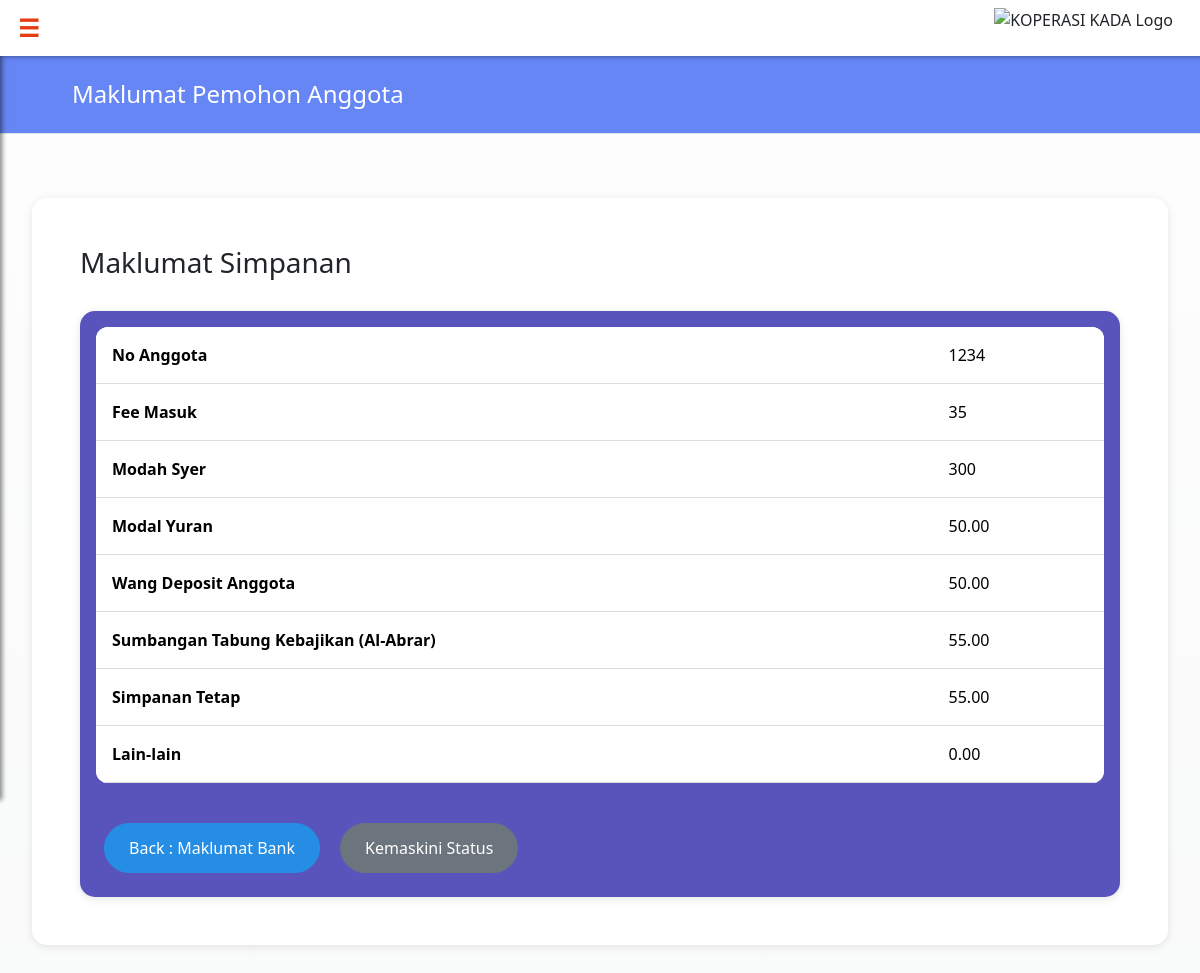
The app's page /adreviewSaving.php?staffNo=1234 with its own data.
### tables this page shows
CREATE TABLE `savingtype` (
  `feeMasuk` decimal(10,0) NOT NULL,
  `modahSyer` decimal(10,0) NOT NULL,
  `modalYuran` decimal(10,2) NOT NULL,
  `wangDepositAnggota` decimal(10,2) NOT NULL,
  `sumbanganTabung` decimal(10,2) NOT NULL,
  `simpananTetap` decimal(10,2) NOT NULL,
  `lainLain` decimal(10,2) NOT NULL,
  `staffNo` int(5) NOT NULL
);

### adreviewSaving.php (the view, shortened to what this page needs)
<?php
include 'dbconnect.php';
include 'headeradmin.php';
$staffNo = $_GET['staffNo'];
$sql = "SELECT
            staffNo, feeMasuk, modahSyer, modalYuran, wangDepositAnggota, sumbanganTabung, simpananTetap, lainLain
        FROM savingtype
        WHERE staffNo = ?";
$stmt = $con->prepare($sql);
$stmt->bind_param("s", $staffNo);
$stmt->execute();
$result = $stmt->get_result();
if ($result->num_rows > 0) {
    $row = $result->fetch_assoc();
} else {
    die("No applicant found with the given Staff No.");
}
?>
<!DOCTYPE html>
<html lang="en">
<head>
    <link href="https://cdn.jsdelivr.net/npm/bootstrap@5.3.3/dist/css/bootstrap.min.css" rel="stylesheet">
</head>
<div class="page-header">
        <h2 class="page-title">Maklumat Pemohon Anggota</h2>
    </div>
  <div class="container">
        <div class="content-container">
            <h3>Maklumat Simpanan</h3><br>
            <div class="table-container">
            <table class="table table-hover">
            <tr>
                <th scope="row">No Anggota</th>
                <td><?php echo htmlspecialchars($row['staffNo']); ?></td>
            </tr>
            <tr>
                <th scope="row">Fee Masuk</th>
                <td><?php echo htmlspecialchars($row['feeMasuk']); ?></td>
            </tr>
            <tr>
                <th scope="row">Modah Syer</th>
                <td><?php echo htmlspecialchars($row['modahSyer']); ?></td>
            </tr>
            <tr>
                <th scope="row">Modal Yuran</th>
                <td><?php echo htmlspecialchars($row['modalYuran']); ?></td>
            </tr>
            <tr>
                <th scope="row">Wang Deposit Anggota</th>
                <td><?php echo htmlspecialchars($row['wangDepositAnggota']); ?></td>
            </tr>
            <tr>
                <th scope="row">Sumbangan Tabung Kebajikan (Al-Abrar)</th>
                <td><?php echo htmlspecialchars($row['sumbanganTabung']); ?></td>
            </tr>
            <tr>
               <th scope="row">Simpanan Tetap</th>
                <td><?php echo htmlspecialchars($row['simpananTetap']); ?></td>
            </tr>
            <tr>
                <th scope="row">Lain-lain</th>
                <td><?php echo htmlspecialchars($row['lainLain']); ?></td>
            </tr>
        </table>
       <a href="adreviewBankInfo.php?staffNo=<?php echo urlencode($row['staffNo']); ?>" class="btn btn-primary mt-3">Back : Maklumat Bank</a>
         <a href="reviewMembershipList.php" class="btn btn-secondary mt-3">Kemaskini Status</a>
    </div>
</body>
</html>

### headeradmin.php (style rules this page uses)
body { overflow-x: hidden; }

### adreviewSaving.php (style rules this page uses)
:root { --primary: #6686f6; --secondary: #318166; --accent: #f567a1; --dark-blue: #1255b8; --light-blue: #258de4; --purple: #5954bb; }
body { background-color: #f8f9fa; margin: 0; font-family: 'Segoe UI', Tahoma, Geneva, Verdana, sans-serif; background-image: linear-gradient(rgba(255, 255, 255, 0.75), rgba(255, 255, 255, 0.25)), url('img/img.png'); background-size: cover; background-repeat: no-repeat; background-attachment: fixed; background-position: center; }
.page-header { background-color: var(--primary); padding: 1.5rem 0; margin-bottom: 2rem; border-bottom: 1px solid #dee2e6; }
.page-title { color: white; font-size: 1.5rem; font-weight: 500; text-align: left; margin: 0; padding-left: 4.5rem; }
.container { max-width: 1450px; margin: 0 auto; padding: 2rem; }
.table-container { background-color: var(--purple); padding: 1rem; border-radius: 15px; box-shadow: 0 2px 10px rgba(0, 0, 0, 0.1); }
.content-container { background-color: white; border-radius: 15px; box-shadow: 0 2px 10px rgba(0, 0, 0, 0.1); padding: 3rem; }
.table { width: 100%; table-layout: auto; margin-bottom: 1.5rem; white-space: nowrap; border-collapse: collapse; border-radius: 12px; overflow: hidden; background-color: #fff; }
.table th, .table td { padding: 1rem; text-align: left; vertical-align: middle; font-size: 1rem; border-bottom: 1px solid #ddd; }
.btn { border-radius: 30px; padding: 0.75rem 1.5rem; font-weight: 500; transition: all 0.3s ease; margin: 0.5rem; font-size: 1rem; }
.btn-primary { background-color: var(--light-blue); border-color: var(--light-blue); }
.mt-3 { margin-top: 1rem; }

### records on screen
savingtype: staffNo "1234", feeMasuk "35", modahSyer "300", modalYuran "50.00", wangDepositAnggota "50.00", sumbanganTabung "55.00", simpananTetap "55.00", lainLain "0.00"
